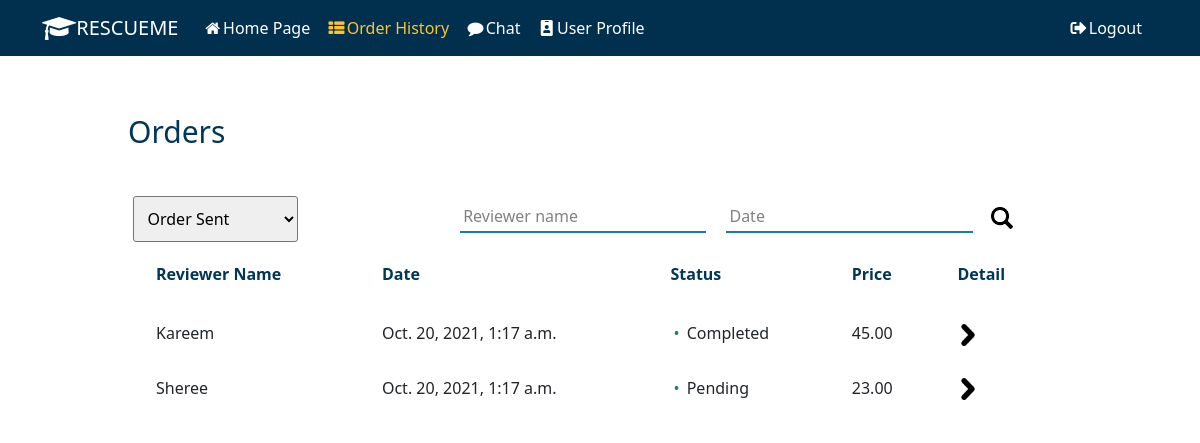
The app's page /order/ (signed in) with its own data.
### resume_review/models.py (models this page shows, shortened)
class Order(models.Model):
    PENDING = 'Pending'
    ACCEPT = 'Accepted'
    REJECT = 'Rejected'
    COMPLETE = 'Completed'
    Order_State = [
        (PENDING, 'Pending'),
        (ACCEPT, 'Accepted'),
        (REJECT, 'Rejected'),
        (COMPLETE, 'Completed'),
    ]
    account = models.ForeignKey(Account, on_delete=models.PROTECT)
    reviewer = models.ForeignKey(Reviewer, on_delete=models.PROTECT)
    create_at = models.DateTimeField(null=False, default=timezone.now)
    finished_at = models.DateTimeField(null=True)
    state = models.CharField(
        max_length=100, choices=Order_State, default=PENDING)
    resume = models.FileField(upload_to ='resumes', null=True)

class Reviewer(models.Model):
    account = models.ForeignKey(Account, on_delete=models.CASCADE)
    price = models.DecimalField(max_digits=6, decimal_places=2, default=0)
    specialized_field = models.CharField(max_length=255)
    self_intro = models.TextField()
    delivery_time = models.DateTimeField(null=False, default=timezone.now)

class Account(models.Model):
    FRESHMEN = 'Freshmen'
    SOPHOMORE = 'Sophomore'
    JUNIOR = 'Junior'
    SENIOR = 'Senior'
    GRADUATE = 'Graduate'
    ACADEMIC_STANDING = [
        (FRESHMEN, 'Freshmen'),
        (SOPHOMORE, 'Sophomore'),
        (JUNIOR, 'Junior'),
        (SENIOR, 'Senior'),
        (GRADUATE, 'Graduate'),
    ]
    MAJOR = source_api.get_major_list()
    user = models.ForeignKey(User, on_delete=models.CASCADE)
    first_name = models.CharField(max_length=255)
    last_name = models.CharField(max_length=255)
    major = models.CharField(max_length=255, choices=MAJOR)
    academic = models.CharField(
        max_length=255, choices=ACADEMIC_STANDING)
    phone = models.CharField(max_length=12)
    create_at = models.DateField(auto_now=True)
    avatar = models.ImageField(
        upload_to='profile_pic', null=True, default='user.png')

### resume_review/views.py (the view)
# urls.py: path('order/', views.OrderPageView.as_view(), name='order'),
class OrderPageView(TemplateView):
    template_name = "order.html"
    def get(self, request, *args, **kwargs):
        context = self.get_context_data(**kwargs)
        if not self.request.user.is_authenticated:
            return HttpResponseRedirect('/')
        return self.render_to_response(context)
    def get_context_data(self, **kwargs):
        context = super().get_context_data(**kwargs)
        user = self.request.user
        current_account = user_api.get_account_by_user(user)
        user_order = Order.objects.filter(account=current_account)
        current_reviewer = user_api.get_reviewer_by_account(current_account)
        reviewer_order = Order.objects.filter(
            reviewer=current_reviewer) if current_reviewer is not None else None
        context['user_order'] = user_order
        context['reviewer_order'] = reviewer_order
        return context

### resume_review/user_api.py (called while the page is built)
def get_reviewer_by_account(account):
    try:
        reviewers = Reviewer.objects.filter(account=account)
        if len(reviewers) == 0:
            logger.error('cannot find reviewer for %s' % account.user)
            return None
        return reviewers[0]
    except:
        logger.error('get_reviewer_by_account failed')
    return None

def get_account_by_user(user):
    try:
        accounts = Account.objects.filter(user=user)
        if len(accounts) == 0:
            logger.error('cannot find account for user %s' % user)
            return None
        return accounts[0]
    except:
        logger.error('get_account_by_user failed')
    return None

### resume_review/templates/order.html (shortened to what this page needs)
{% extends "base.html" %}
{% load static %}
{% block content %}
<link rel="stylesheet" href="{% static 'css/orderpage.css' %}" />
        <section class='order-section'>
            <div class='order-title'> <h2>Orders </h2></div>
            <div class="order-search row">
                <div class="col-sm-4 order-col-element" >
                    <select id="order-select">
                        <option value="user">Order Sent</option>
                    </select>
                </div>
                <div class="col-sm-8 order-col-element" >
                    <form id='order-srch-form'>
                        <input type="text" placeholder="Reviewer name">
                        <input type="text" placeholder="Date">
                        <button type="submit" class='search-order-button'> <img src="{% static 'img/search_icon.png' %}"> </button>
                    </form>
                </div>
            </div>
            <section class='order-table'>
                <table>
                    <thead>
                        <tr>
                            <th>Reviewer Name</th>
                            <th>Date</th>
                            <th>Status</th>
                            <th>Price</th>
                            <th>Detail</th>
                        </tr>
                    </thead>
                    <tbody>
                        {% for order in user_order %}
                        <tr data-href= "/order_detail/?order_id={{ order.id }}">
                            <td>{{ order.reviewer.account.first_name }}</td>
                            <td>{{ order.create_at }}</td>
                            <td id = "status-of-order">
                            <span class="status text-success">•</span>
                            {{ order.state }}
                            </td>
                            <td>{{ order.reviewer.price }}</td>
                            <td class='go-to-detail'>
                                <a href="/order_detail/?order_id={{ order.id }}"> <img src="{% static 'img/right-arrow.png' %}"></a>
                            </td>
                        </tr>
                        {% endfor %}
                    </tbody>
                </table>
            </section>
        </section>
    </body>
{% endblock %}

### static/css/orderpage.css (style rules this page uses)
.order-section { height: 100vh; margin: auto; margin-top: 20px; width: 85%; }
h2 { margin-top: 10px; margin-bottom: 10px; color: #003658; font-size: 30px; width: 100%; margin:auto; padding: 8px; }
.order-title { padding: 30px; }
#order-select { padding:10px; border-radius: 3px; margin-top:3px; }
#order-srch-form { width: 100%; float:right; }
.order-search { width: 95%; padding: 5px; margin: auto; }
.search-order-button { border:0px; outline: none; background-color: #fff; }
.go-to-detail { margin: auto; }
form { align-items: center; }
input { width: 40%; border-width: 0 0 2px; border-color: #003658; padding: 3px; margin: 8px; outline: none; opacity: 90%; }
img { height: 22px; width: 22px; }
th { padding: 15px 20px 20px 15px; }
th { color: #003658; }
td { padding: 15px; }
table { width: 90%; margin: auto; background-color: #fff; }
span { margin: 3px; }

### records on screen
Order: reviewer.account.first_name "Kareem", create_at "Oct. 20, 2021, 1:17 a.m.", state "Completed", reviewer.price "45.00"
Order: reviewer.account.first_name "Sheree", create_at "Oct. 20, 2021, 1:17 a.m.", state "Pending", reviewer.price "23.00"
